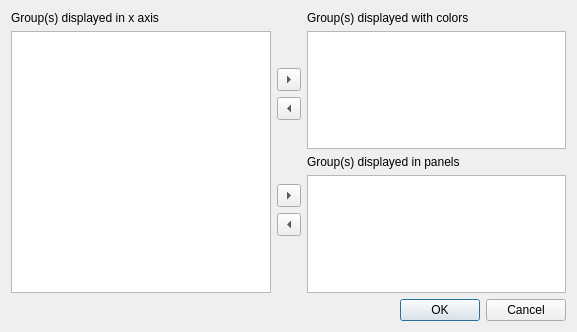
<?xml version="1.0" encoding="UTF-8"?>
<ui version="4.0">
 <class>Dialog</class>
 <widget class="QDialog" name="Dialog">
  <property name="geometry">
   <rect>
    <x>0</x>
    <y>0</y>
    <width>577</width>
    <height>332</height>
   </rect>
  </property>
  <property name="windowTitle">
   <string>Display factors</string>
  </property>
  <layout class="QGridLayout" name="gridLayout">
   <item row="0" column="0">
    <layout class="QVBoxLayout" name="verticalLayout_3">
     <item>
      <widget class="QLabel" name="label">
       <property name="text">
        <string>Group(s) displayed in x axis</string>
       </property>
       <property name="buddy">
        <cstring>factor_x_listWidget</cstring>
       </property>
      </widget>
     </item>
     <item>
      <widget class="QListWidget" name="factor_x_listWidget">
       <property name="selectionMode">
        <enum>QAbstractItemView::ExtendedSelection</enum>
       </property>
      </widget>
     </item>
    </layout>
   </item>
   <item row="0" column="1">
    <layout class="QVBoxLayout" name="verticalLayout_2">
     <item>
      <spacer name="verticalSpacer_3">
       <property name="orientation">
        <enum>Qt::Vertical</enum>
       </property>
       <property name="sizeHint" stdset="0">
        <size>
         <width>20</width>
         <height>40</height>
        </size>
       </property>
      </spacer>
     </item>
     <item>
      <widget class="QToolButton" name="add_color_button">
       <property name="text">
        <string>...</string>
       </property>
       <property name="arrowType">
        <enum>Qt::RightArrow</enum>
       </property>
      </widget>
     </item>
     <item>
      <widget class="QToolButton" name="remove_color_button">
       <property name="text">
        <string>...</string>
       </property>
       <property name="arrowType">
        <enum>Qt::LeftArrow</enum>
       </property>
      </widget>
     </item>
     <item>
      <spacer name="verticalSpacer_4">
       <property name="orientation">
        <enum>Qt::Vertical</enum>
       </property>
       <property name="sizeHint" stdset="0">
        <size>
         <width>20</width>
         <height>40</height>
        </size>
       </property>
      </spacer>
     </item>
     <item>
      <widget class="QToolButton" name="add_panel_button">
       <property name="text">
        <string>...</string>
       </property>
       <property name="arrowType">
        <enum>Qt::RightArrow</enum>
       </property>
      </widget>
     </item>
     <item>
      <widget class="QToolButton" name="remove_panel_button">
       <property name="text">
        <string>...</string>
       </property>
       <property name="arrowType">
        <enum>Qt::LeftArrow</enum>
       </property>
      </widget>
     </item>
     <item>
      <spacer name="verticalSpacer_5">
       <property name="orientation">
        <enum>Qt::Vertical</enum>
       </property>
       <property name="sizeHint" stdset="0">
        <size>
         <width>20</width>
         <height>40</height>
        </size>
       </property>
      </spacer>
     </item>
    </layout>
   </item>
   <item row="0" column="2">
    <layout class="QVBoxLayout" name="verticalLayout">
     <item>
      <widget class="QLabel" name="label_4">
       <property name="text">
        <string>Group(s) displayed with colors</string>
       </property>
       <property name="buddy">
        <cstring>factor_color_listWidget</cstring>
       </property>
      </widget>
     </item>
     <item>
      <widget class="QListWidget" name="factor_color_listWidget"/>
     </item>
     <item>
      <widget class="QLabel" name="label_5">
       <property name="text">
        <string>Group(s) displayed in panels</string>
       </property>
       <property name="buddy">
        <cstring>factor_panel_listWidget</cstring>
       </property>
      </widget>
     </item>
     <item>
      <widget class="QListWidget" name="factor_panel_listWidget"/>
     </item>
    </layout>
   </item>
   <item row="1" column="0" colspan="3">
    <layout class="QHBoxLayout" name="horizontalLayout">
     <item>
      <widget class="QDialogButtonBox" name="buttonBox">
       <property name="orientation">
        <enum>Qt::Horizontal</enum>
       </property>
       <property name="standardButtons">
        <set>QDialogButtonBox::Cancel|QDialogButtonBox::Ok</set>
       </property>
       <property name="centerButtons">
        <bool>false</bool>
       </property>
      </widget>
     </item>
    </layout>
   </item>
  </layout>
 </widget>
 <tabstops>
  <tabstop>factor_x_listWidget</tabstop>
  <tabstop>add_color_button</tabstop>
  <tabstop>remove_color_button</tabstop>
  <tabstop>factor_color_listWidget</tabstop>
  <tabstop>add_panel_button</tabstop>
  <tabstop>remove_panel_button</tabstop>
  <tabstop>factor_panel_listWidget</tabstop>
 </tabstops>
 <resources/>
 <connections/>
</ui>
